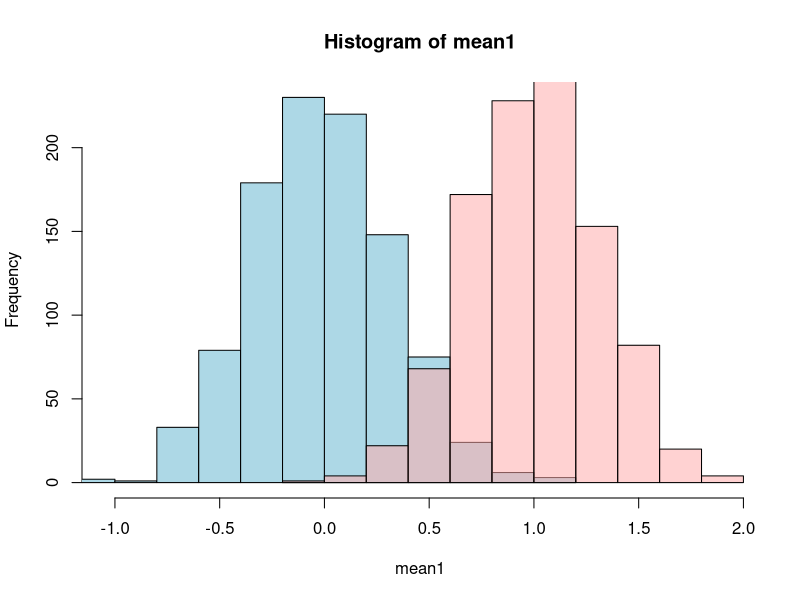

Write R code to recreate this figure. (Note: this script raises an error after producing the figure.)
generate_data <- function(
    diff = 1,
    n = 10,
    s = 1000
) {
  # synchro
  set.seed(42)
  # simulation 1st group
  gr1 <- rnorm( n * s )
  # simulation 2nd group
  gr2 <- rnorm( n * s, mean = diff )
  # insert values into a matrix 2D
  res <- matrix( c( gr1, gr2 ), nrow = 2 * n, ncol = s, byrow = TRUE)
  return(res)
}

plot_hist <- function(
    mat
) {
  # compute n
  n <- nrow( mat ) / 2
  # calculate mean gr1
  mat1 <- mat[ 1:n, ]
  mean1 <- apply( mat1, 2, mean )
  # calculate mean gr2
  mat2 <- mat[ 1:n + n, ]
  mean2 <- apply( mat2, 2, mean )
  # determine limits
  xlimits <- range( c( mean1, mean2 ) )
  # plot 1st histogram
  hist( mean1, col = "lightblue", xlim = xlimits )
  # plot 2nd histogram
  hist( mean2, add = TRUE, col = "#FFAAAA88")
}



calc_pvalue <- function(
    X, # matrix of variables
    Y # response
) {
  # debug
  # X <- tmp
  #
  # indices_gr1
  # indices_gr2
  # calculate t.test de la 15e variable = 15e colonne
  tt <- t.test( X[ 1:n, 15 ], X[ 1:n + n, 15] )
  tt$p.value

  res <- apply( X, 2, function( vec_col ) {
    tt <- t.test( vec_col[ 1:n ], vec_col[ 1:n + n] )
    tt$p.value
  })
  return( res )
}



# experiences virtuelles

# difference 1
X_diff_1 <- generate_data( diff = 1 )
# tt le monde doit avoir les memes valeurs
X_diff_1[11:13,1]
plot_hist( X_diff_1 )

X_pvalue_1 <- calc_pvalue( X_diff_1 )
hist( X_pvalue_1 )



# difference 0
X_diff_0 <- generate_data( diff = 0 )
# tt le monde doit avoir les memes valeurs
X_diff_0[11:13,1]
plot_hist( X_diff_0 )

X_pvalue_0 <- calc_pvalue( X_diff_0 )
hist( X_pvalue_0 )

# devel

tmp <- generate_data()
# tt le monde doit avoir les memes valeurs
tmp[1:3,1]

plot_hist( tmp )

pheatmap::pheatmap(X, cluster_rows = FALSE, cluster_cols = FALSE)

n <- 10
X <- tmp



